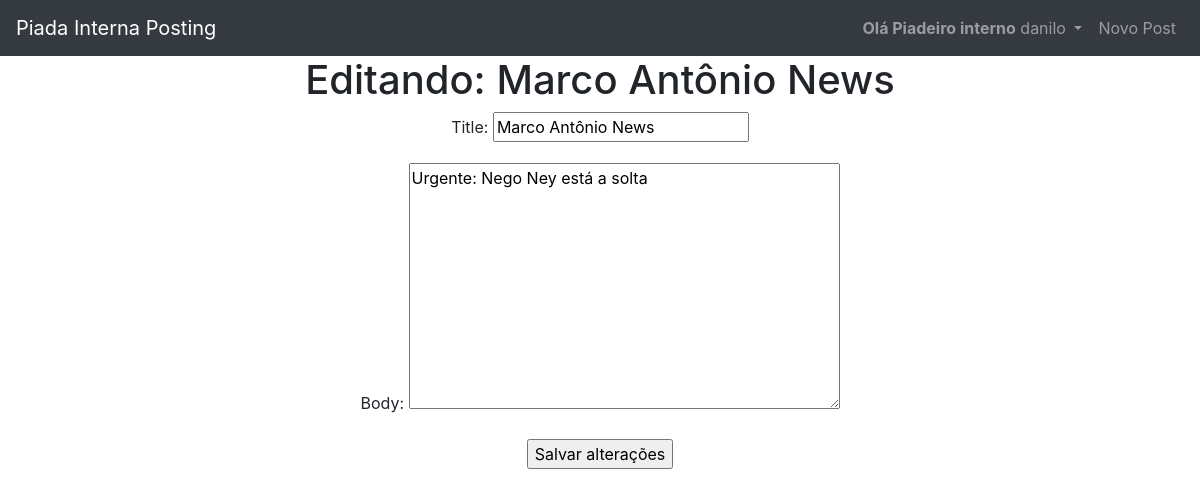
/post/1/edit/ (signed in), run on an earlier commit of the app's database.
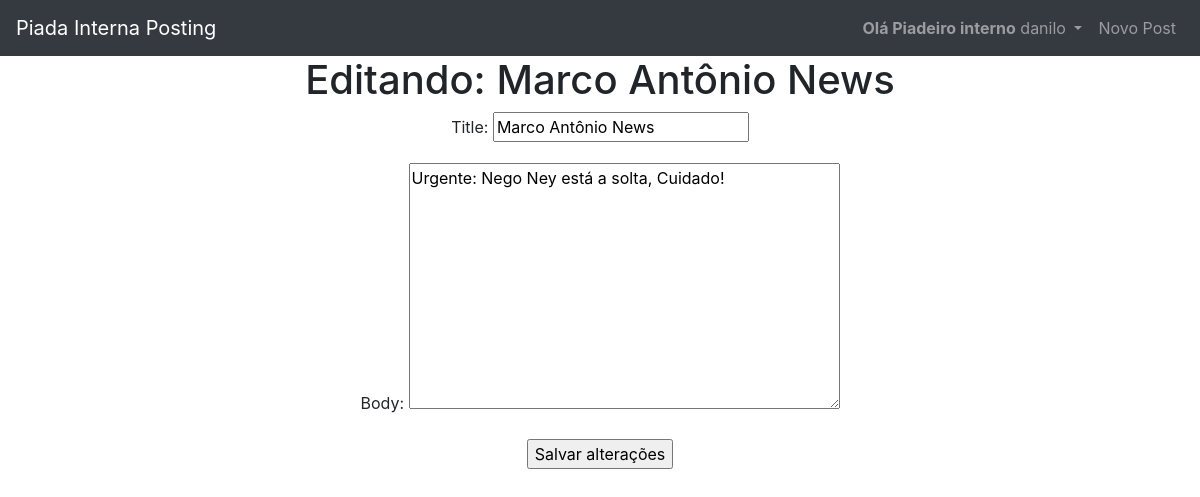
And on a later commit of the database.
### blog/models.py (models this page shows, shortened)
class Post(models.Model):
    title = models.CharField(max_length=200)
    author = models.ForeignKey(
        'auth.User',
        on_delete = models.CASCADE
    )
    date = models.DateTimeField(auto_now_add = True)
    body = models.TextField()

### blog/views.py (the view)
# urls.py: path('post/<int:pk>/edit/',BlogUpadateView.as_view(), name = 'post_edit'),
class BlogUpadateView(UpdateView):
    model = Post
    template_name = 'post_edit.html'
    fields = ['title','body']

### blog/templates/post_edit.html
{% extends 'base.html' %}
{% block content %}
{% if user == object.author %}
<h1  style="text-align: center;">Editando: {{ object.title }}</h1>
<form action="" method="post" style="text-align: center;">{% csrf_token %}
    {{ form.as_p }}
    <input type="submit" value="Salvar alterações">
</form>
{%else%}
<p style="text-align: center; margin: 0; color: red;">Permissão negada. usuário: {{user}} não é o dono do Post</p>
{%endif%}
{% endblock content %}

What changed in the data, as far as the page shows it:
changed Post "Marco Antônio News": body "Urgente: Nego Ney está a solta" → "Urgente: Nego Ney está a solta, Cuidado!"
